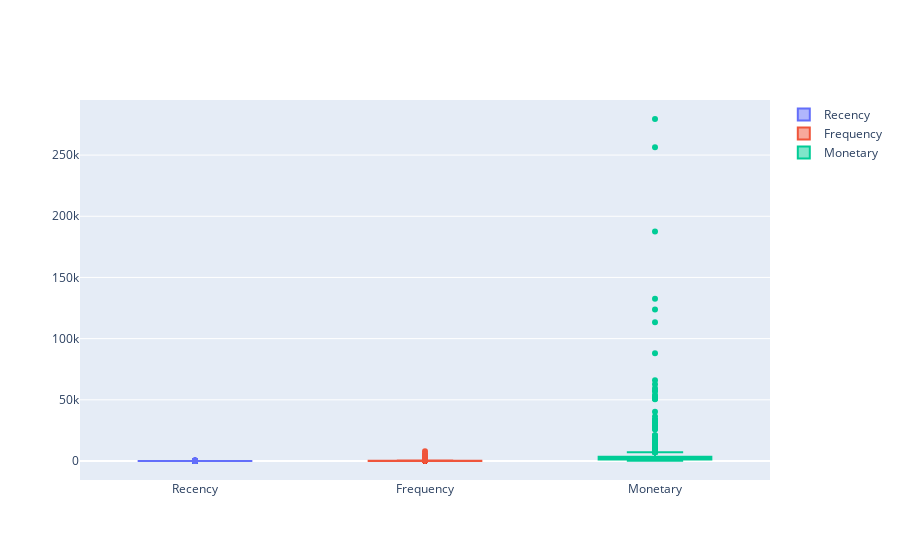

The cell this chart's notebook holds for it:
### Code cell
fig = go.Figure()
fig.add_trace(go.Box(y=vip_segment['Recency'],name='Recency'))
fig.add_trace(go.Box(y=vip_segment['Frequency'], name='Frequency'))
fig.add_trace(go.Box(y=vip_segment['Monetary'], name='Monetary'))

### Figure 1 — Plotly figure (JSON) as saved in the notebook; plotly's stock layout.template omitted (floating-point values rounded to 4 significant figures; data arrays with more than 128 entries replaced by an {"elided": "..."} marker saying what was removed)
{"data": [{"name": "Recency", "type": "box", "y": {"elided": "1690 int values"}}, {"name": "Frequency", "type": "box", "y": {"elided": "1690 int values"}}, {"name": "Monetary", "type": "box", "y": {"elided": "1690 float values"}}], "layout": {}}
